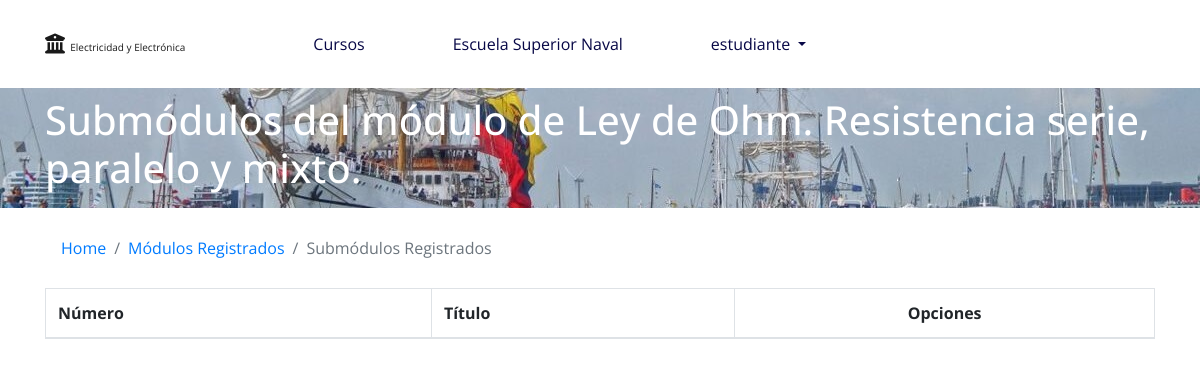
Before: /curso/submodulo/registros/2/ (signed in) with the older database file.
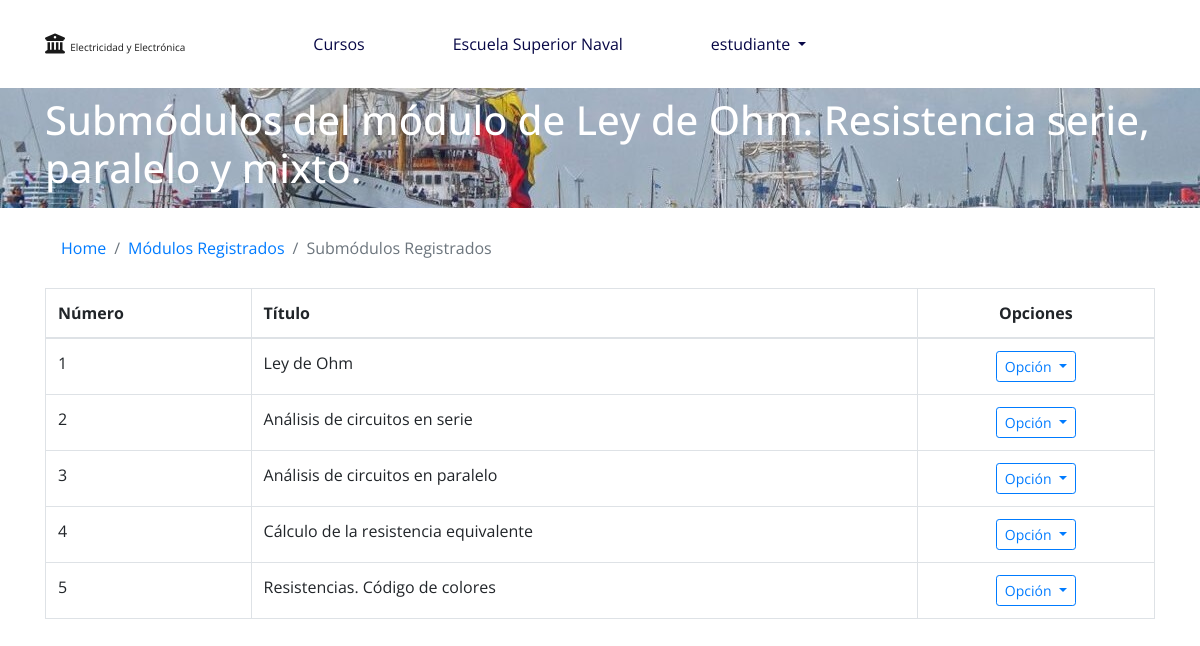
After: the same page with the newer database file.
### curso/models.py (models this page shows, shortened)
class SubModulo(models.Model):
    numero = models.IntegerField(verbose_name='Número SubMódulo', default=1)
    titulo = models.CharField(verbose_name='Título', max_length=200, unique=True)
    contenido = RichTextUploadingField(config_name='config_ckeditor', verbose_name='Contenido', max_length=10000)
    modulo = models.ForeignKey(Modulo, verbose_name="Seleccione el Módulo al que pertenece", on_delete=models.CASCADE)
    class Meta:
        verbose_name = 'SubMódulo'
        verbose_name_plural = 'SubMódulos'
        ordering = ('numero',)

### curso/views.py (the view)
# urls.py: re_path(r'^submodulo/registros/(?P<modulo_id>[0-9]+)/$', registro_submodulos),
@login_required(login_url='/login/')
def registro_submodulos(request, modulo_id):
    data = {}
    data['user'] = request.user
    data['modulo'] = Modulo.objects.get(id = modulo_id)
    data['submodulos'] = SubModulo.objects.filter(modulo = data['modulo'])
    return render(request, 'curso/admin/listar_submodulo.html', data)

### templates/curso/admin/listar_submodulo.html (shortened to what this page needs)
{% extends 'base-public.html' %}
{% block head %}
    <link rel="stylesheet" href="https://cdn.datatables.net/1.10.19/css/dataTables.bootstrap4.min.css">
{% endblock %}
{% block container %}
    <nav id="nav-foto" class="navbar undercontainer">
        <div class="container">
            <h1 class="h1 text-white">
                {% if eval %}Seleccione el submódulo para registrar los enunciados de la evaluación{% else %}Submódulos del módulo de {{ modulo.titulo }}{% endif %}
            </h1>
        </div>
    </nav>
    <div class="container mt-3 mb-5">
        <nav aria-label="breadcrumb">
          <ol class="breadcrumb bg-white">
              <li class="breadcrumb-item"><a href="/">Home</a></li>
              {% if eval %}
                  <li class="breadcrumb-item"><a href="/evaluacion/modulos/{{ modulo.curso.id }}/">Módulos Registrados</a></li>
              {% else %}
                  <li class="breadcrumb-item"><a href="/curso/modulo/registros/{{ modulo.curso.id }}/">Módulos Registrados</a></li>
              {% endif %}
              <li class="breadcrumb-item active" aria-current="page">Submódulos Registrados</li>
          </ol>
        </nav>
        <div class="row">
            <div class="col-12 table-responsive">
                <table class="table table-bordered table-hover display" id="tb_submodulos">
                    <thead>
                        <th>
                            Número
                        </th>
                        <th>
                            Título
                        </th>
                        <th class="text-center">
                            Opciones
                        </th>
                    </thead>
                    <tbody>
                        {% for submodulo in submodulos %}
                            <tr>
                                <td>
                                    {{ submodulo.numero }}
                                </td>
                                <td>
                                    {{ submodulo.titulo }}
                                </td>
                                <td class="text-center">
                                    {% if eval %}
                                        <div class="dropdown">
                                            <button class="btn btn-outline-primary btn-sm dropdown-toggle" type="button" id="btn_opcion" data-toggle="dropdown" aria-haspopup="true" aria-expanded="false">
                                                Opción
                                            </button>
                                            <div class="dropdown-menu" aria-labelledby="btn_opcion">
                                                {% if submodulo.count_enunciado > 0 %}
                                                    <a href="/evaluacion/registros/enunciado/{{ submodulo.id }}/" class="dropdown-item">
                                                        Enunciados Registrados
                                                    </a>
                                                {% endif %}
                                                <a href="/evaluacion/agregar/enunciado/{{ submodulo.id }}/" class="dropdown-item">
                                                    Agregar Enunciado
                                                </a>
                                            </div>
                                        </div>
                                    {% else %}
                                        <div class="dropdown">
                                            <button class="btn btn-outline-primary btn-sm dropdown-toggle" type="button" id="btn_opcion" data-toggle="dropdown" aria-haspopup="true" aria-expanded="false">
                                                Opción
                                            </button>
                                        </div>
                                    {% endif %}
                                </td>
                            </tr>
                        {% endfor %}
                    </tbody>
                </table>
            </div>
        </div>
    </div>
{% endblock %}

Changed rows visible on the page:
added SubModulo: numero "1", titulo "Ley de Ohm"
added SubModulo: numero "2", titulo "Análisis de circuitos en serie"
added SubModulo: numero "3", titulo "Análisis de circuitos en paralelo"
added SubModulo: numero "4", titulo "Cálculo de la resistencia equivalente"
added SubModulo: numero "5", titulo "Resistencias. Código de colores"
